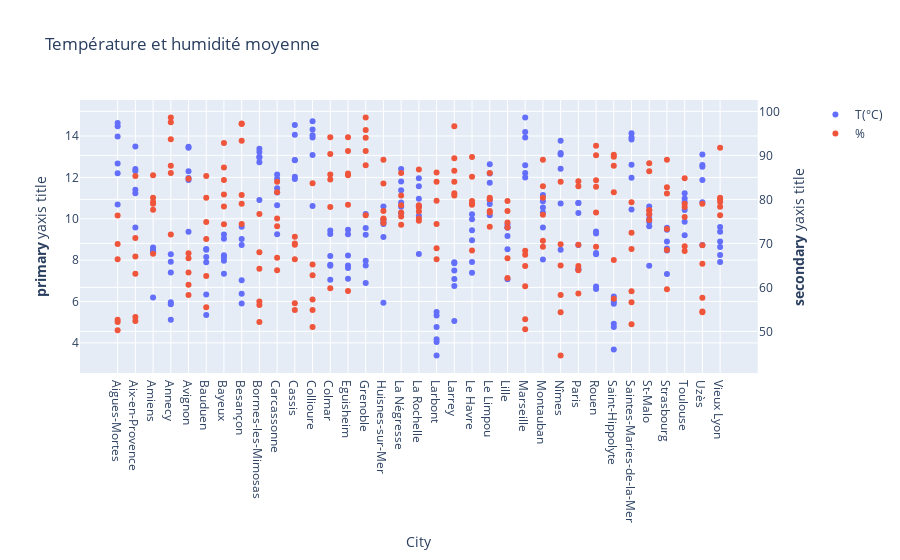

Source (notebook cell):
### Code cell
import plotly.graph_objects as go
from plotly.subplots import make_subplots

# Create figure with secondary y-axis
fig = make_subplots(specs=[[{"secondary_y": True}]])

# Add traces
fig.add_trace(
    go.Scatter(x= a['city'], y=a['temperature'], name="T(°C)", mode = 'markers'
),
    secondary_y=False)

fig.add_trace(
    go.Scatter(x=a['city'], y=a['humidity'], name="%", mode = 'markers'),
    secondary_y=True
)

# Add figure title
fig.update_layout(
    title_text="Température et humidité moyenne"
)

# Set x-axis title
fig.update_xaxes(title_text="City")

# Set y-axes titles
fig.update_yaxes(title_text="<b>primary</b> yaxis title", secondary_y=False)
fig.update_yaxes(title_text="<b>secondary</b> yaxis title", secondary_y=True)

fig.show()

### Figure 1 — Plotly figure (JSON) as saved in the notebook; plotly's stock layout.template omitted (floating-point values rounded to 4 significant figures; data arrays with more than 128 entries replaced by an {"elided": "..."} marker saying what was removed)
{"data": [{"mode": "markers", "name": "T(°C)", "type": "scatter", "x": {"elided": "210 str values"}, "xaxis": "x", "y": {"elided": "210 float values"}, "yaxis": "y"}, {"mode": "markers", "name": "%", "type": "scatter", "x": {"elided": "210 str values"}, "xaxis": "x", "y": {"elided": "210 float values"}, "yaxis": "y2"}], "layout": {"title": {"text": "Température et humidité moyenne"}, "xaxis": {"anchor": "y", "domain": [0, 0.94], "title": {"text": "City"}}, "yaxis": {"anchor": "x", "domain": [0, 1], "title": {"text": "<b>primary</b> yaxis title"}}, "yaxis2": {"anchor": "x", "overlaying": "y", "side": "right", "title": {"text": "<b>secondary</b> yaxis title"}}}}
